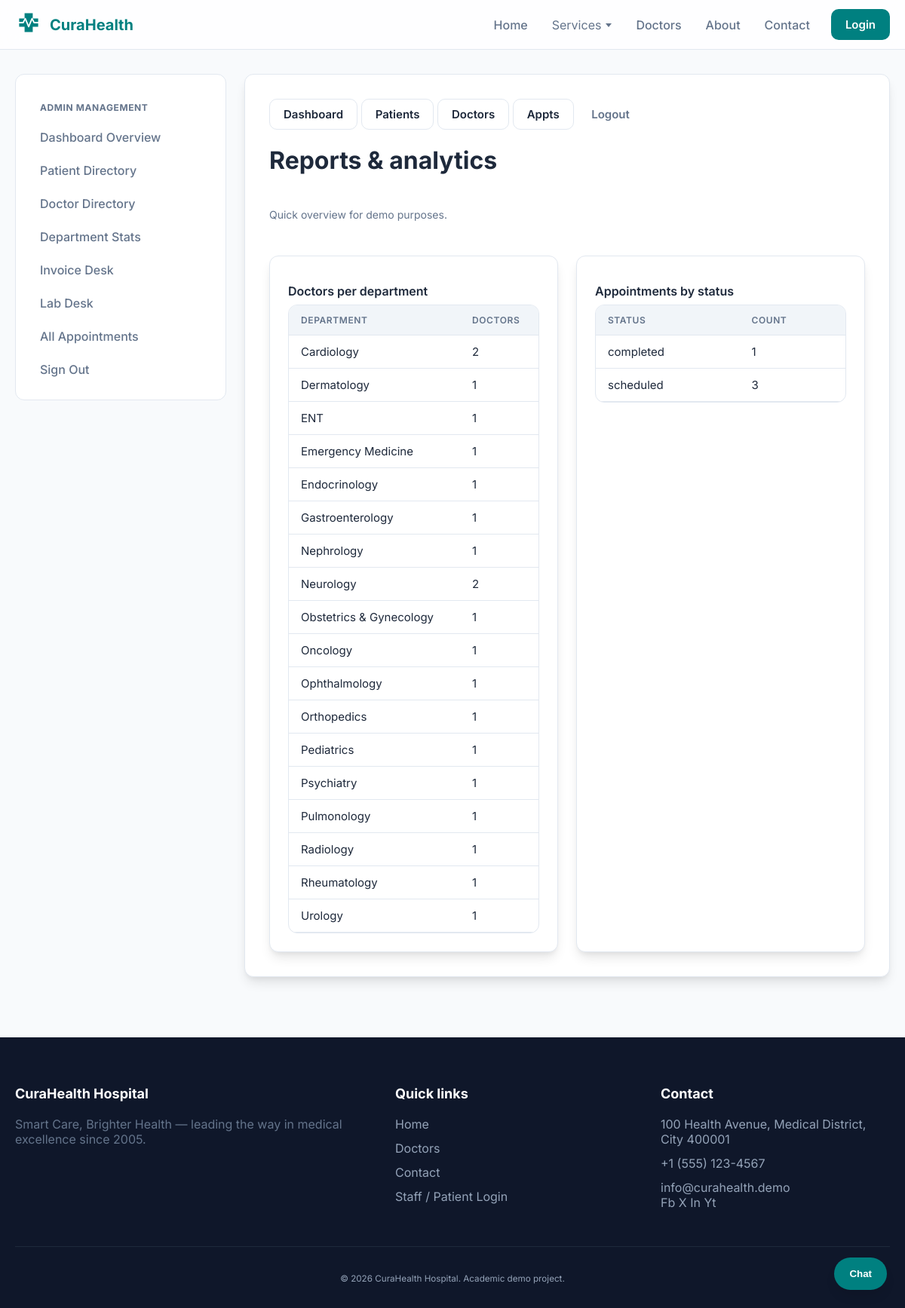
Page /admin/reports (signed in) on the committed database.
### models/department.py (models this page shows, shortened)
class Department(db.Model):
    __tablename__ = "departments"
    id = db.Column(db.Integer, primary_key=True)
    name = db.Column(db.String(120), nullable=False, unique=True)
    description = db.Column(db.Text, default="")
    doctors = db.relationship("Doctor", back_populates="department", lazy=True)

### models/appointment.py (models this page shows, shortened)
class Appointment(db.Model):
    __tablename__ = "appointments"
    __table_args__ = (
        db.UniqueConstraint(
            "doctor_id", "appointment_date", "time_slot", name="uq_doctor_date_slot"
        ),
    )
    id = db.Column(db.Integer, primary_key=True)
    patient_id = db.Column(db.Integer, db.ForeignKey("patients.id"), nullable=False)
    doctor_id = db.Column(db.Integer, db.ForeignKey("doctors.id"), nullable=False)
    appointment_date = db.Column(db.Date, nullable=False)
    time_slot = db.Column(db.String(8), nullable=False)  # e.g. "09:30"
    status = db.Column(db.String(32), default="scheduled")  # scheduled, completed, cancelled, pending_lab, results_ready
    symptoms = db.Column(db.Text, default="")
    diagnosis = db.Column(db.String(255), default="")
    notes = db.Column(db.Text, default="")
    vitals_bp = db.Column(db.String(20), default="")
    vitals_temp = db.Column(db.String(10), default="")
    vitals_weight = db.Column(db.String(10), default="")
    vitals_heart_rate = db.Column(db.String(10), default="")
    prescription_json = db.Column(db.Text, default="[]") # JSON string: [{name, dosage, duration, notes}]
    prescription = db.Column(db.Text, default="") # Legacy/Simple view
    ordered_tests = db.Column(db.Text, default="") # List of tests ordered
    lab_result_link = db.Column(db.String(255), default="")
    lab_report_path = db.Column(db.String(255), default="") # Legacy
    is_paid = db.Column(db.Boolean, default=False)
    invoice_amount = db.Column(db.Float, default=0.0)
    patient = db.relationship("Patient", back_populates="appointments")
    doctor = db.relationship("Doctor", back_populates="appointments")

### routes/admin.py (the view)
@admin_bp.route("/reports")
@admin_required
def reports():
    from sqlalchemy import func
    by_dept = (
        db.session.query(Department.name, func.count(Doctor.id))
        .outerjoin(Doctor, Doctor.department_id == Department.id)
        .group_by(Department.id, Department.name)
        .order_by(Department.name)
        .all()
    )
    appt_by_status = (
        db.session.query(Appointment.status, func.count(Appointment.id)).group_by(Appointment.status).all()
    )
    return render_template("admin/reports.html", by_dept=by_dept, appt_by_status=appt_by_status)

### app.py (called while the page is built)
def create_app(config_class=Config):
    app = Flask(__name__)
    app.config.from_object(config_class)
    instance_dir = os.path.join(os.path.dirname(os.path.abspath(__file__)), "instance")
    os.makedirs(instance_dir, exist_ok=True)
    db.init_app(app)
    app.register_blueprint(public_bp)
    app.register_blueprint(patient_bp)
    app.register_blueprint(doctor_bp)
    app.register_blueprint(admin_bp)
    @app.context_processor
    def inject_globals():
        from datetime import datetime
        try:
            depts = Department.query.order_by(Department.name).limit(24).all()
        except Exception:
            depts = []
        return {"nav_departments": depts, "current_year": datetime.now().year}
    with app.app_context():
        db.create_all()
        seed_if_empty(app)
    return app

### utils/auth_helpers.py (called while the page is built)
def admin_required(f):
    @wraps(f)
    def wrapped(*args, **kwargs):
        if not session.get("admin_id"):
            flash("Please sign in as an administrator.", "warning")
            return redirect(url_for("admin.login"))
        return f(*args, **kwargs)
    return wrapped

### templates/admin/reports.html (shortened to what this page needs)
{% extends "dashboard_base.html" %}
{% block sidebar %}
{% set nav_active = 'reports' %}
{% include 'admin/sidebar_snippet.html' %}
{% endblock %}
{% block mobile_nav_inner %}
{% include 'admin/mobile_nav_snippet.html' %}
{% endblock %}
{% block dashboard_content %}
<header class="section-head">
  <h1>Reports &amp; analytics</h1>
  <p class="muted small">Quick overview for demo purposes.</p>
</header>
<div class="grid grid-2">
  <section class="card">
    <h2 class="h6">Doctors per department</h2>
    <div class="table-wrap">
      <table class="table">
        <thead><tr><th>Department</th><th>Doctors</th></tr></thead>
        <tbody>
          {% for name, cnt in by_dept %}
          <tr><td>{{ name }}</td><td>{{ cnt }}</td></tr>
          {% endfor %}
        </tbody>
      </table>
    </div>
  </section>
  <section class="card">
    <h2 class="h6">Appointments by status</h2>
    <div class="table-wrap">
      <table class="table">
        <thead><tr><th>Status</th><th>Count</th></tr></thead>
        <tbody>
          {% for st, cnt in appt_by_status %}
          <tr><td>{{ st }}</td><td>{{ cnt }}</td></tr>
          {% endfor %}
        </tbody>
      </table>
    </div>
  </section>
</div>
{% endblock %}

### static/css/style.css (style rules this page uses)
:root { --bg: #F8FAFC; --surface: #FFFFFF; --card: #FFFFFF; --card2: #F1F5F9; --text: #1E293B; --muted: #64748B; --border: #E2E8F0; --shadow: 0 10px 15px -3px rgba(0, 0, 0, 0.1), 0 4px 6px -2px rgba(0, 0, 0, 0.05); --primary: #008080; --primary-light: #2DD4BF; --danger: #EF4444; --success: #10B981; --warn: #F59E0B; --radius: 12px; --radius2: 16px; --wrap: 1200px; }
* { box-sizing: border-box; }
html,body { height:100%; }
body.page { margin:0; font-family: 'Inter', ui-sans-serif, system-ui, -apple-system, Segoe UI, Roboto, Arial, sans-serif; color: var(--text); background-color: var(--bg); }
.muted { color: var(--muted); }
.small { font-size: 0.875rem; }
.h6 { font-size: 1rem; margin: 12px 0 8px; font-weight: 600; }
.section-head { display:grid; gap: 8px; margin-bottom: 32px; }
.grid { display:grid; gap: 24px; }
.grid-2 { grid-template-columns: repeat(2, minmax(0, 1fr)); }
.card { background: var(--surface); border: 1px solid var(--border); border-radius: var(--radius); padding: 24px; box-shadow: var(--shadow); transition: transform 0.2s, border-color 0.2s; }
.table-wrap { overflow:auto; border-radius: 12px; border: 1px solid var(--border); }
.table { width: 100%; border-collapse: collapse; font-size: 0.9375rem; }
.table th, .table td { padding: 12px 16px; border-bottom: 1px solid var(--border); text-align: left; }
.table thead th { color: var(--muted); font-weight: 600; font-size: 0.75rem; text-transform: uppercase; letter-spacing: 0.05em; background: var(--card2); }

### rows in the picture
Department: name "Cardiology", cnt "2"
Department: name "Dermatology", cnt "1"
Department: name "ENT", cnt "1"
Department: name "Emergency Medicine", cnt "1"
Department: name "Endocrinology", cnt "1"
Department: name "Gastroenterology", cnt "1"
Department: name "Nephrology", cnt "1"
Department: name "Neurology", id "2"
Department: name "Obstetrics & Gynecology", cnt "1"
Department: name "Oncology", cnt "1"
Department: name "Ophthalmology", cnt "1"
Department: name "Orthopedics", cnt "1"
Department: name "Pediatrics", cnt "1"
Department: name "Psychiatry", cnt "1"
Department: name "Pulmonology", cnt "1"
Department: name "Radiology", cnt "1"
Department: name "Rheumatology", cnt "1"
Department: name "Urology", cnt "1"
Appointment: status "completed", cnt "1"
Appointment: status "scheduled", cnt "3"
